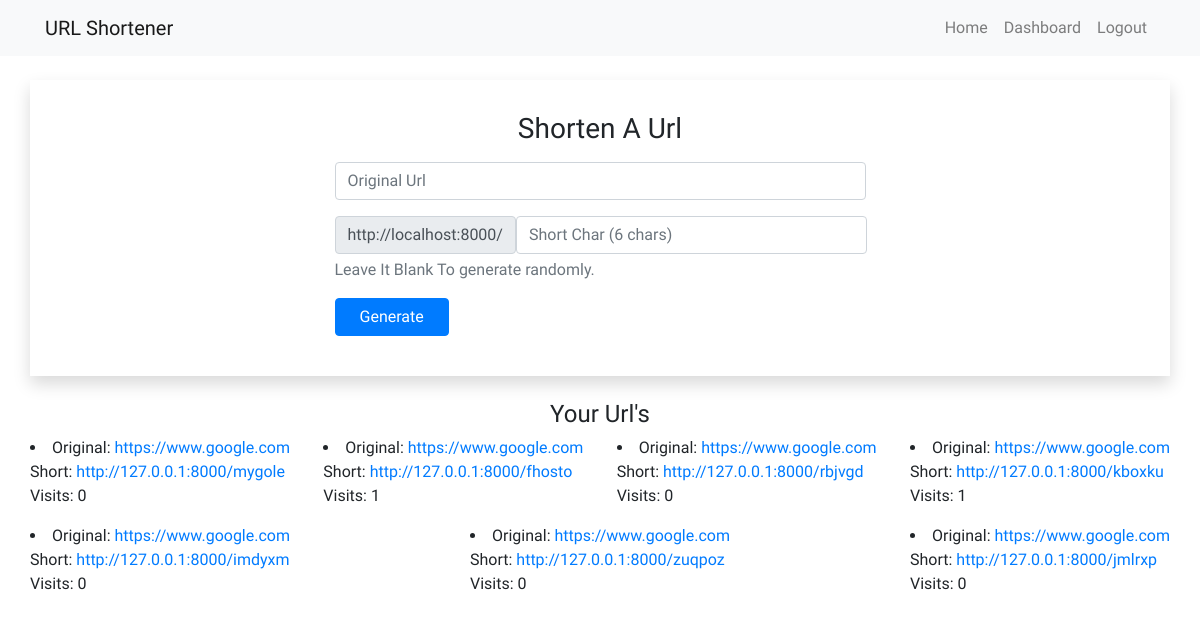
The page /dashboard/ (signed in) on the database its author committed.
### urlhandler/models.py (models this page shows)
class shorturl(models.Model):
    original_url = models.URLField(blank=False)
    short_query = models.CharField(blank=False, max_length=8)
    visits = models.IntegerField(default=0)
    user = models.ForeignKey(User, on_delete=models.CASCADE)

### urlhandler/views.py (the view)
# urls.py: path('dashboard/', dashboard, name="dashboard"),
@login_required(login_url='/login')
def dashboard(request):
    usr = request.user
    urls = shorturl.objects.filter(user=usr)
    return render(request, 'dashboard.html', {'urls': urls})

### templates/dashboard.html (shortened to what this page needs)
{% extends 'nav.html' %}
{% block content %}
<div class="container shadow p-4">
    <div class="row">
        <div class="col-12 text-center py-2">
            <h3>Shorten A Url</h3>
        </div>
        <div class="col-10 col-sm-10 col-md-6 mx-auto">
            <form action="{% url 'genarate'%}" method="POST">
                <div class="form-group">
                    <input type="url" name="original" class="form-control" placeholder="Original Url">
                </div>
                <div class="form-group">
                    <div class="input-group-prepend">
                        <div class="input-group-text">http://localhost:8000/</div>
                        <input type="text" name="short" class="form-control" placeholder="Short Char (6 chars)"
                            maxlength="6" id="short">
                    </div>
                    <p id="shorthelp" class="form-text text-muted">Leave It Blank To generate randomly.</p>
                </div>
                <div class="form-group">
                    <input type="submit" class="btn btn-primary px-4" value="Generate">
                </div>
            </form>
        </div>
    </div>
</div>
<div class="container my-4">
    <div class="row">
        <div class="col-12 text-center">
            <h4>Your Url's</h4>
        </div>
    </div>
    <div class="row justify-content-between">
        {% for u in urls %}
        <li>
            Original: <a href="{{ u.original_url}}"> {{ u.original_url}}</a>
            <br>
            Short: <a href="http://127.0.0.1:8000/{{ u.short_query}}"> http://127.0.0.1:8000/{{ u.short_query}}</a>
            <p>Visits: {{ u.visits }}</p>
        </li>
        {% endfor %}
    </div>
</div>
</body>
</html>
{% endblock %}

### templates/nav.html (shortened to what this page needs)
<!DOCTYPE html>
<html lang="en">
<head>
  <link rel="stylesheet" href="https://stackpath.bootstrapcdn.com/bootstrap/4.5.0/css/bootstrap.min.css"
>
</head>
<body>
  <nav class="navbar navbar-expand-lg navbar-light bg-light">
    <div class="container">
      <a class="navbar-brand" href="#">URL Shortener</a>
      <div class="collapse navbar-collapse" id="navbarNavDropdown">
        <ul class="navbar-nav ml-auto">
          <li class="nav-item">
            <a class="nav-link" href="">Home</a>
          </li>
          {% if user.is_authenticated %}
          <li class="nav-item">
            <a class="nav-link" href="{% url 'dashboard' %}">Dashboard</a>
          </li>
          <li class="nav-item">
            <a class="nav-link" href="{% url 'logout' %}">Logout</a>
          </li>
          {% endif %}
        </ul>
      </div>
    </div>
  </nav>
  <br>
  {% block content %} {% endblock %}

### templates/nav.html (style rules this page uses)
body { font-family: 'Baloo Thambi 2', cursive; }

### rows shown on the page
shorturl: original_url "https://www.google.com", short_query "mygole", visits "0"
shorturl: original_url "https://www.google.com", short_query "fhosto", visits "1"
shorturl: original_url "https://www.google.com", short_query "rbjvgd", visits "0"
shorturl: original_url "https://www.google.com", short_query "kboxku", visits "1"
shorturl: original_url "https://www.google.com", short_query "imdyxm", visits "0"
shorturl: original_url "https://www.google.com", short_query "zuqpoz", visits "0"
shorturl: original_url "https://www.google.com", short_query "jmlrxp", visits "0"
